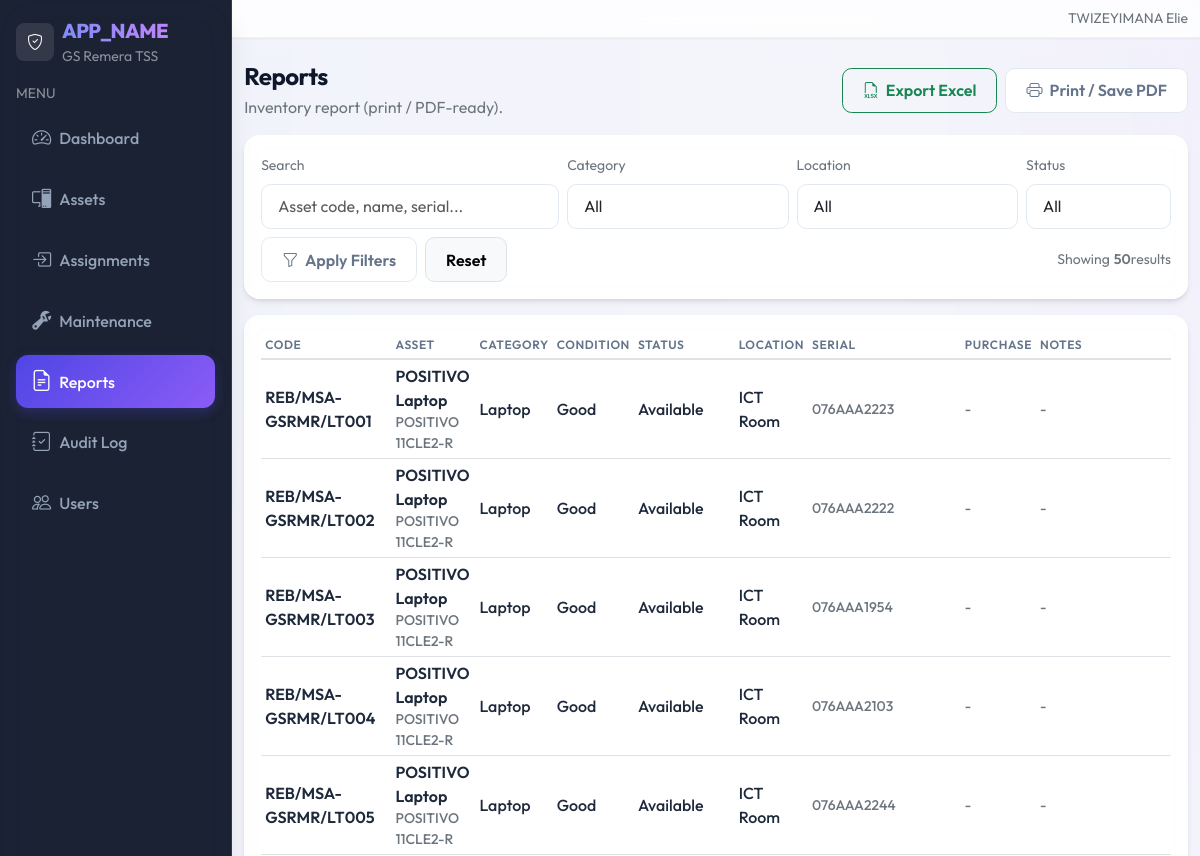
Page /reports/index.php (signed in, upper part) on the earlier database version.
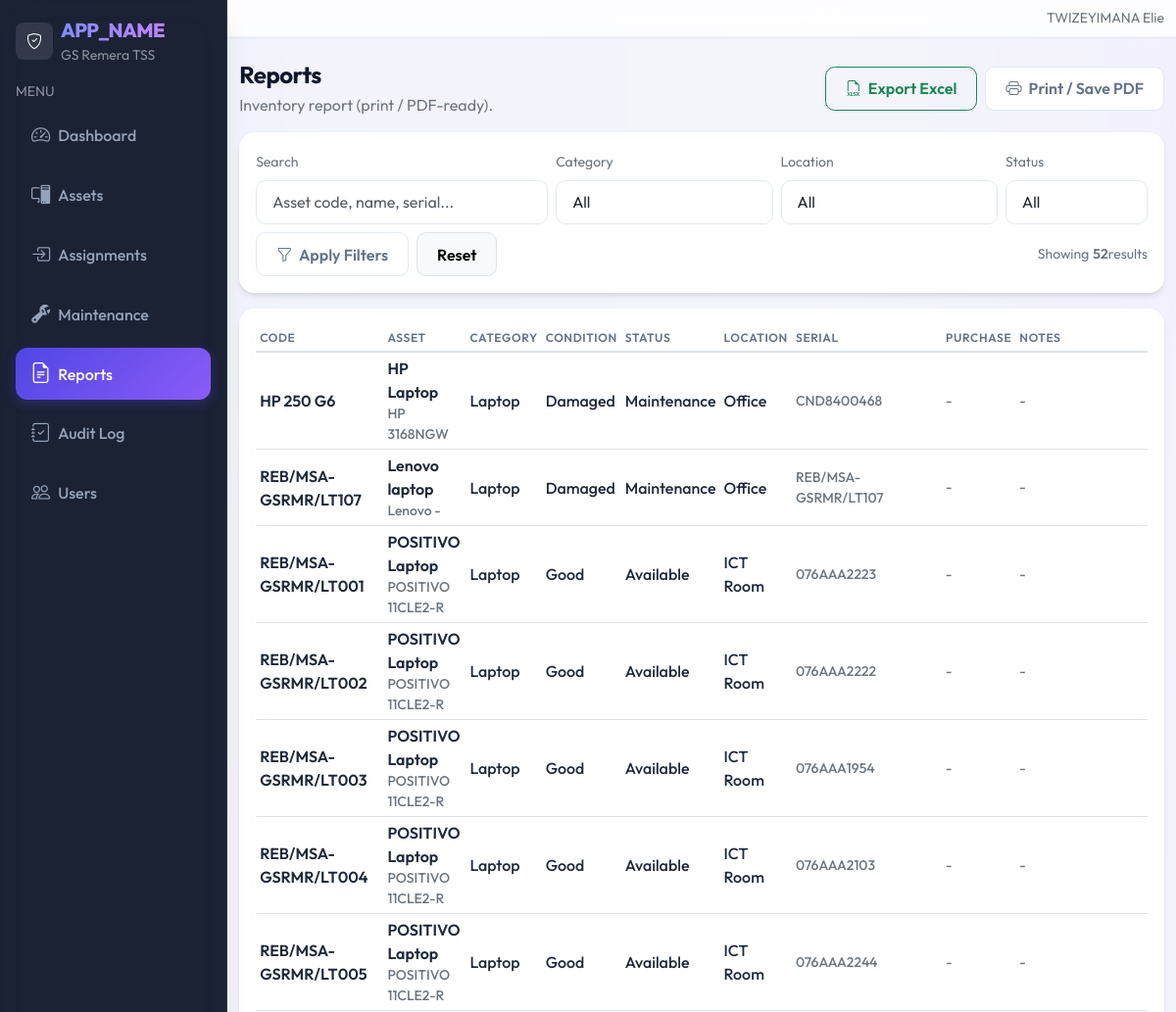
Same page on the later database version.
### tables this page shows
CREATE TABLE `assets` (
  `id` int(10) UNSIGNED NOT NULL,
  `asset_code` varchar(40) NOT NULL,
  `asset_name` varchar(120) NOT NULL,
  `category_id` int(10) UNSIGNED NOT NULL,
  `brand` varchar(80) DEFAULT NULL,
  `model` varchar(80) DEFAULT NULL,
  `serial_number` varchar(80) DEFAULT NULL,
  `purchase_date` date DEFAULT NULL,
  `asset_condition` enum('New','Good','Fair','Damaged') NOT NULL DEFAULT 'Good',
  `status` enum('Available','In Use','Maintenance','Lost') NOT NULL DEFAULT 'Available',
  `location_id` int(10) UNSIGNED NOT NULL,
  `image_path` varchar(255) DEFAULT NULL,
  `notes` text,
  `created_at` datetime NOT NULL DEFAULT CURRENT_TIMESTAMP,
  `updated_at` datetime DEFAULT NULL ON UPDATE CURRENT_TIMESTAMP
);

CREATE TABLE `asset_categories` (
  `id` int(10) UNSIGNED NOT NULL,
  `name` varchar(80) NOT NULL
);

CREATE TABLE `locations` (
  `id` int(10) UNSIGNED NOT NULL,
  `name` varchar(80) NOT NULL
);

### includes/url.php (called while the page is built, shortened)
<?php
function base_url(): string
{
  $b = defined('BASE_URL') ? (string)BASE_URL : '';
  $b = rtrim($b, '/');
  return $b;
}
function url(string $path): string
{
  $full = base_url() . $path;
  return $full === '' ? '/' : $full;
}

### reports/index.php (the view, shortened to what the changed rows need)
<?php
require_once __DIR__ . '/../includes/layout.php';
require_once __DIR__ . '/../includes/url.php';
$pdo = db();
$params = [];
$sql = "
  SELECT
    a.asset_code, a.asset_name, a.brand, a.model, a.serial_number,
    a.purchase_date, a.asset_condition, a.status, a.notes,
    c.name AS category_name,
    l.name AS location_name
  FROM assets a
  JOIN asset_categories c ON c.id = a.category_id
  JOIN locations l ON l.id = a.location_id
";
$sql .= " ORDER BY c.name, a.asset_name, a.asset_code LIMIT 1000";
$stmt = $pdo->prepare($sql);
$stmt->execute($params);
$assets = $stmt->fetchAll();
layout_header('Reports', 'reports');
?>
<div class="d-flex align-items-center justify-content-between flex-wrap gap-2 mb-3">
  <div>
    <h1 class="h4 mb-1">Reports</h1>
  </div>
</div>
<div class="card table-card mb-3">
  <div class="card-body">
    <form class="row g-2 align-items-end" method="get">
      <div class="col-12 d-flex gap-2">
        <div class="ms-auto small text-secondary d-flex align-items-center">
          Showing <span class="fw-semibold ms-1"><?php echo count($assets); ?></span> results
        </div>
      </div>
    </form>
  </div>
</div>
<div class="card table-card">
  <div class="card-body">
    <div class="table-responsive">
      <table class="table table-sm align-middle">
        <thead>
          <tr class="text-secondary small">
            <th>Code</th>
            <th>Asset</th>
            <th>Category</th>
            <th>Condition</th>
            <th>Status</th>
            <th>Location</th>
            <th>Serial</th>
            <th>Purchase</th>
            <th>Notes</th>
          </tr>
        </thead>
        <tbody>
          <?php foreach ($assets as $a): ?>
            <tr>
              <td class="fw-semibold"><?php echo htmlspecialchars($a['asset_code']); ?></td>
              <td>
                <div class="fw-semibold"><?php echo htmlspecialchars($a['asset_name']); ?></div>
                <div class="small text-secondary"><?php echo htmlspecialchars(trim(($a['brand'] ?? '') . ' ' . ($a['model'] ?? ''))); ?></div>
              </td>
              <td><?php echo htmlspecialchars($a['category_name']); ?></td>
              <td><?php echo htmlspecialchars($a['asset_condition']); ?></td>
              <td><?php echo htmlspecialchars($a['status']); ?></td>
              <td><?php echo htmlspecialchars($a['location_name']); ?></td>
              <td class="small text-secondary"><?php echo htmlspecialchars($a['serial_number'] ?: '-'); ?></td>
              <td class="small text-secondary"><?php echo htmlspecialchars($a['purchase_date'] ?: '-'); ?></td>
              <td class="small text-secondary"><?php echo htmlspecialchars($a['notes'] ?: '-'); ?></td>
            </tr>
          <?php endforeach; ?>
        </tbody>
      </table>
    </div>
  </div>
</div>
<?php layout_footer(); ?>

### includes/layout.php (shortened to what the changed rows need)
<?php
require_once __DIR__ . '/url.php';
function layout_header(string $title, string $active = ''): void
{
  $navItems = [
    ['label' => 'Dashboard', 'icon' => 'bi-speedometer2', 'href' => url('/index.php'), 'key' => 'dashboard', 'roles' => ['admin','teacher','viewer']],
    ['label' => 'Assets', 'icon' => 'bi-pc-display', 'href' => url('/admin/assets/index.php'), 'key' => 'assets', 'roles' => ['admin','teacher','viewer']],
    ['label' => 'Assignments', 'icon' => 'bi-box-arrow-in-right', 'href' => url('/teacher/assignments/index.php'), 'key' => 'assignments', 'roles' => ['admin','teacher','viewer']],
    ['label' => 'Maintenance', 'icon' => 'bi-wrench-adjustable', 'href' => url('/teacher/maintenance/index.php'), 'key' => 'maintenance', 'roles' => ['admin','teacher']],
    ['label' => 'Reports', 'icon' => 'bi-file-earmark-text', 'href' => url('/reports/index.php'), 'key' => 'reports', 'roles' => ['admin','teacher','viewer']],
    ['label' => 'Audit Log', 'icon' => 'bi-journal-check', 'href' => url('/admin/audit/index.php'), 'key' => 'audit', 'roles' => ['admin']],
    ['label' => 'Users', 'icon' => 'bi-people', 'href' => url('/admin/users/index.php'), 'key' => 'users', 'roles' => ['admin']],
  ];
  ?>
  <!doctype html>
  <html lang="en">
  <head>
    <link href="https://cdn.jsdelivr.net/npm/bootstrap@5.3.3/dist/css/bootstrap.min.css" rel="stylesheet">
    <link href="https://cdn.jsdelivr.net/npm/bootstrap-icons@1.11.3/font/bootstrap-icons.min.css" rel="stylesheet">
    <link href="<?php echo htmlspecialchars(url('/assets/css/app.css')); ?>" rel="stylesheet">
  </head>
  <body>
    <div class="d-flex app-shell">
      <aside class="sidebar d-none d-md-flex flex-column p-3">
        <nav class="nav nav-pills flex-column gap-1">
          <?php foreach ($navItems as $item): ?>
            <a class="nav-link <?php echo ($active === $item['key']) ? 'active' : ''; ?>"
               href="<?php echo htmlspecialchars($item['href']); ?>">
              <i class="bi <?php echo htmlspecialchars($item['icon']); ?> me-2"></i>
              <?php echo htmlspecialchars($item['label']); ?>
            </a>
          <?php endforeach; ?>
        </nav>
      </aside>
      <main class="content">
        <div class="container-fluid py-4">
  <?php
}
function layout_footer(): void
{
  ?>
        </div>
      </main>
    </div>
  </body>
  </html>
  <?php
}

Differences in the rows shown:
added assets: asset_code "HP 250 G6", asset_name "HP Laptop", brand+model "HP 3168NGW", category.name "Laptop", asset_condition "Damaged", status "Maintenance", location.name "Office", serial_number "CND8400468", purchase_date "-", notes "-"
added assets: asset_code "REB/MSA-GSRMR/LT107", asset_name "Lenovo laptop", brand+model "Lenovo -", category.name "Laptop", asset_condition "Damaged", status "Maintenance", location.name "Office", serial_number "REB/MSA-GSRMR/LT107", purchase_date "-", notes "-"
Other differences:
count($assets): "50" → "52"
